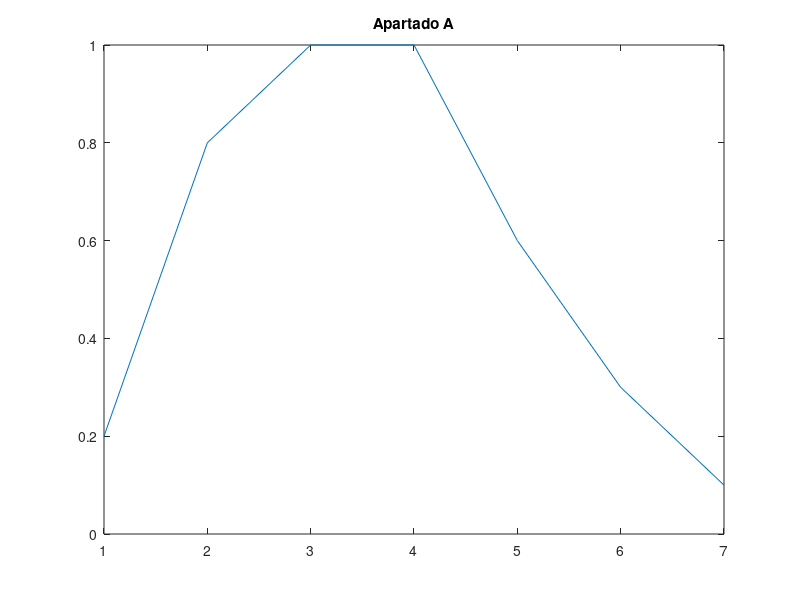
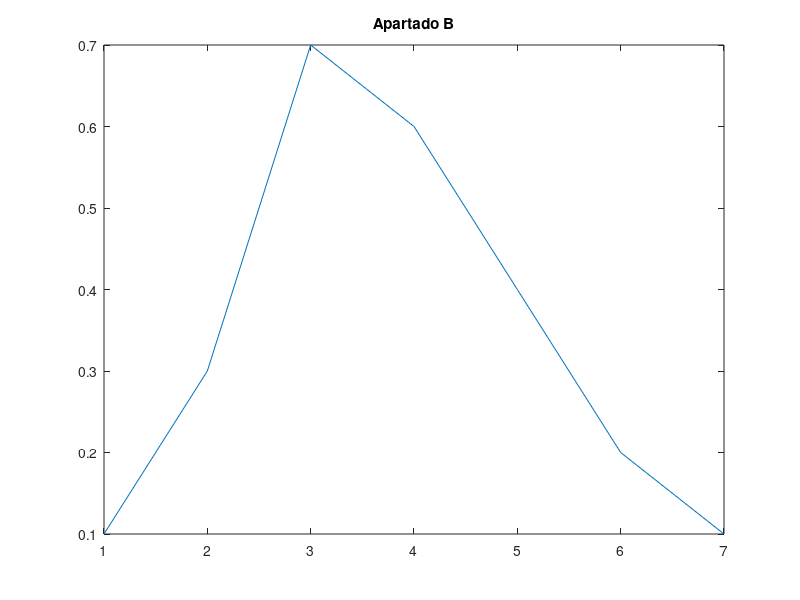
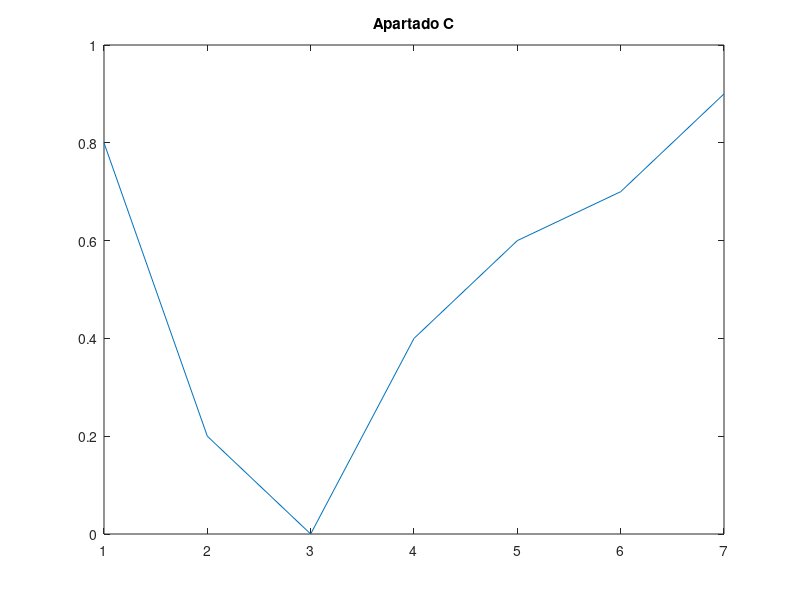
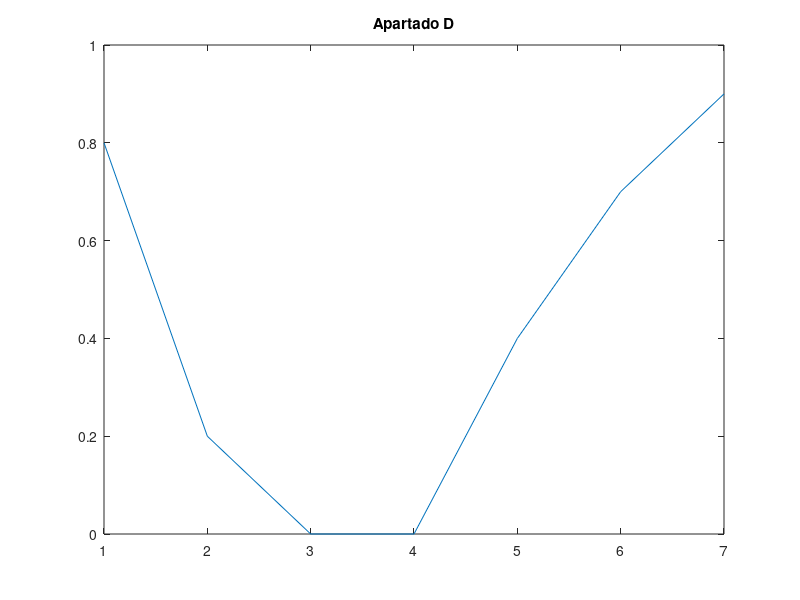

The MATLAB source for these figures, in order:
A=1:7;
muA=[0.1 0.3 0.7 1 0.6 0.2 0.1];
B=1:7;
muB=[0.2 0.8 1 0.6 0.4 0.3 0.1];

figure;
plot(max(muA,muB));
title("Apartado A");
hold on;

figure;
plot(min(muA,muB));
title("Apartado B");
hold on;

figure;
plot(1-muB);
title("Apartado C");
hold on;

figure;
plot(1-(max(muA,muB)));
title("Apartado D");
hold on;

figure;
plot(1-(min((1-muA),muB)));
title("Apartado E");
hold on;